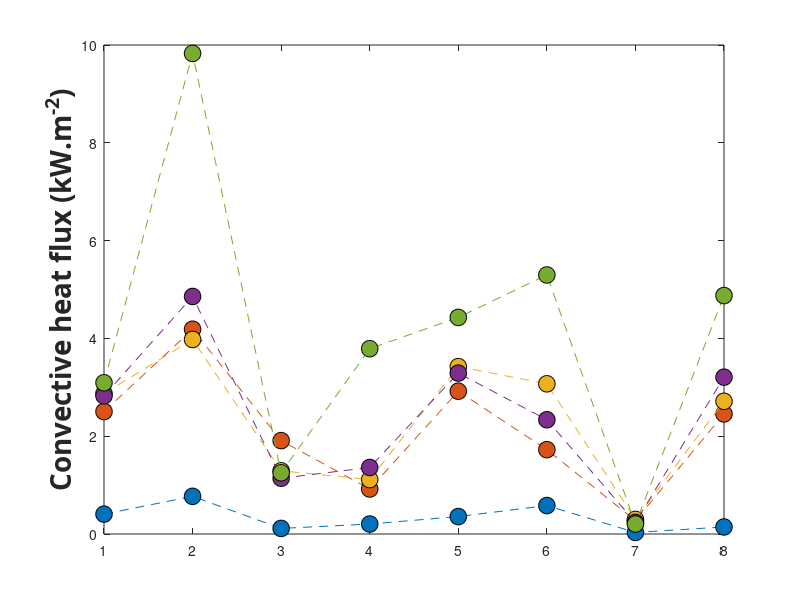

MATLAB code to generate this figure: (Note: this script raises an error after producing the figure.)
clear;
close all;
%AS3959 Maximum Convective heat flux Scrub FDI50 

Convective_heat_flux_BAL12p5 = [0.406221295	0.770341143	0.114212945	0.203887	0.35668783	0.58166944	0.031615117	0.1439349];
Convective_heat_flux_BAL19 = [2.50405945	4.187663567	1.909624433	0.92090584	2.920074633	1.7247282	0.27513809	2.45600475];
Convective_heat_flux_BAL29 = [2.87266355	3.9782824	1.292844217	1.1137194	3.422959267	3.0715823	0.29842976	2.7140119];
Convective_heat_flux_BAL40 = [2.825368	4.8572539	1.140005387	1.360356	3.2901131	2.3367928	0.237284903	3.2069297];
Convective_heat_flux_FZ = [3.09279715	9.8275271	1.251498963	3.7891272	4.4295115	5.2972606	0.204315397	4.8762026];


plot([Convective_heat_flux_BAL12p5],'o--','MarkerSize',12,'MarkerEdgeColor','black','MarkerFaceColor',[0, 0.4470, 0.7410]);
hold on
plot([Convective_heat_flux_BAL19],'o--','MarkerSize',12,'MarkerEdgeColor','black','MarkerFaceColor',[0.8500, 0.3250, 0.0980]);
plot([Convective_heat_flux_BAL29],'o--','MarkerSize',12,'MarkerEdgeColor','black','MarkerFaceColor',[0.9290, 0.6940, 0.1250]);
plot([Convective_heat_flux_BAL40],'o--','MarkerSize',12,'MarkerEdgeColor','black','MarkerFaceColor',[0.4940, 0.1840, 0.5560]);
plot([Convective_heat_flux_FZ],'o--','MarkerSize',12,'MarkerEdgeColor','black','MarkerFaceColor',[0.4660, 0.6740, 0.1880]);



ylabel('Convective heat flux (kW.m^{-2})','FontWeight','bold','FontSize',20,...
    'FontName','Calibri');





ax = gca;
ax.XTickLabels = {'Roof','Gutter','Sub-floor','Door','Deck','Window','Back wall','Front wall'};
grid on;


box on
xtickangle(45)
xlabel('Location','FontWeight','bold','FontSize',20,...
    'FontName','Calibri');

set(gca,'fontsize',18);

legend('BAL 12.5','BAL 19','BAL 29','BAL 40','BAL FZ')
